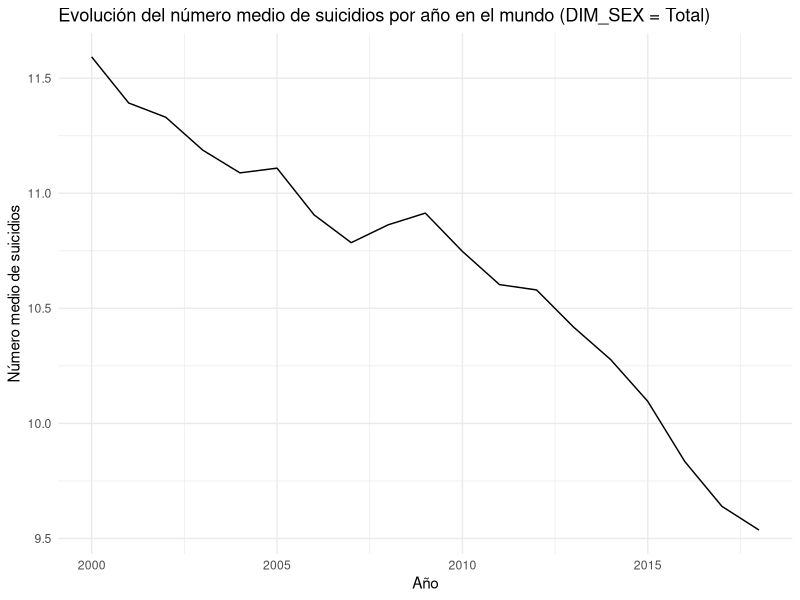

This figure's R source:
## ---- chunk 1
datos <- read.csv("data/1.OMSTasaMortalidadSuicidio/16BBF41_ALL_LATEST.csv")

head(datos)
## ---- chunk 2
datos <- datos[, c("GEO_NAME_SHORT", "DIM_TIME", "DIM_SEX", "VALUE_NUMERIC")]

head(datos)
## ---- chunk 3
# Mostrar los países únicos
paises_unicos <- sort(unique(datos$GEO_NAME_SHORT))

df_paises <- data.frame(GEO_NAME_SHORT = paises_unicos)

df_paises
## ---- chunk 4
# Especificar la ruta donde deseas guardar el archivo CSV
ruta_exportacion <- "data/1.OMSTasaMortalidadSuicidio/paises_tasa_suicidio.csv"

# Exportar el dataframe a un archivo CSV
write.csv(df_paises, file = ruta_exportacion, row.names = FALSE)

# Imprimir un mensaje indicando que la exportación fue exitosa
cat("El archivo CSV se ha exportado exitosamente a:", ruta_exportacion, "\n")
## ---- chunk 5
# Obtener valores únicos de DIM_TIME en el dataframe columnas_necesarias
valores_dim_time_unicos <- unique(datos$DIM_TIME)

# Mostrar los valores únicos de DIM_TIME
print(valores_dim_time_unicos)
## ---- chunk 6
# Crear una combinación de todas las combinaciones posibles de país y año
combinaciones_pais_anio <- expand.grid(GEO_NAME_SHORT = unique(datos$GEO_NAME_SHORT), DIM_TIME = valores_dim_time_unicos)

# Combinar con el dataframe original para verificar la existencia de cada combinación
verificacion_combinaciones <- merge(combinaciones_pais_anio, datos, by = c("GEO_NAME_SHORT", "DIM_TIME"), all.x = TRUE)

# Verificar si hay alguna combinación faltante
combinaciones_faltantes <- verificacion_combinaciones[is.na(verificacion_combinaciones$VALUE_NUMERIC), ]

# Mostrar las combinaciones faltantes
print(combinaciones_faltantes)
## ---- chunk 7
# Cargar la biblioteca necesaria
library(ggplot2)

# Filtrar los datos para DIM_SEX = Total y excluir el año 2019
datos_filtrados <- datos[datos$DIM_SEX == "Total" & datos$DIM_TIME != 2019,]

# Calcular la media de los valores de suicidios para cada año
datos_globales <- aggregate(VALUE_NUMERIC ~ DIM_TIME, data = datos_filtrados, mean)

# Crear un gráfico de líneas utilizando ggplot
ggplot(datos_globales, aes(x = DIM_TIME, y = VALUE_NUMERIC)) +
  geom_line() +
  labs(title = "Evolución del número medio de suicidios por año en el mundo (DIM_SEX = Total)",
       x = "Año",
       y = "Número medio de suicidios") +
  theme_minimal()


## ---- chunk 8
# Especificar la ruta donde deseas guardar el archivo CSV
ruta_exportacion <- "data/1.OMSTasaMortalidadSuicidio/tasa_suicidio_por_pais.csv"

# Exportar el dataframe a un archivo CSV
write.csv(datos, file = ruta_exportacion, row.names = FALSE)

# Imprimir un mensaje indicando que la exportación fue exitosa
cat("El archivo CSV se ha exportado exitosamente a:", ruta_exportacion, "\n")
